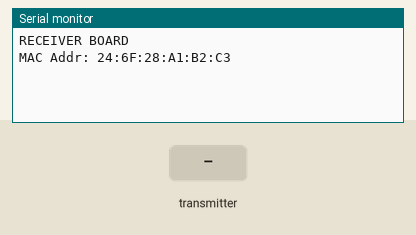
The program below on a simulated ESP32. On the bench: the last lines printed to the serial monitor. The test bench sets the inputs (shaded band).

Above: at 1.2 s.
1.3 s: the transmitter starts sending msg = 0
At 1.8 s:
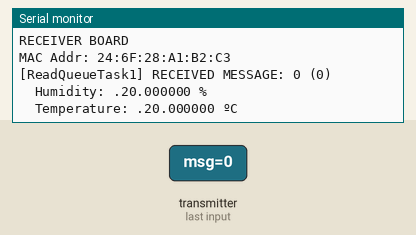
2.8 s: the transmitter starts sending humidity = 25
4.3 s: the transmitter starts sending temperature = 25
At 4.66 s:
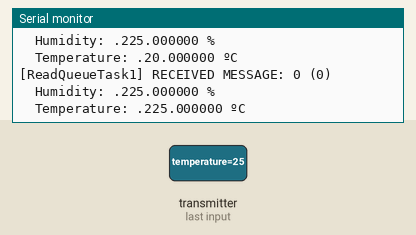
5.8 s: the transmitter starts sending msg = 1
7.3 s: the transmitter starts sending humidity = 50
8.8 s: the transmitter starts sending temperature = 50
At 9.16 s:
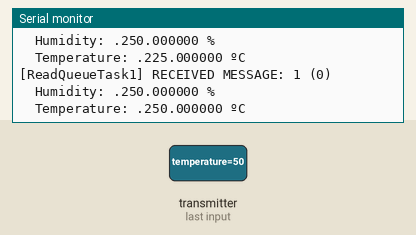
Timing chart, 0 to 11.3 s (numbered marks = the images above; inputs shaded):
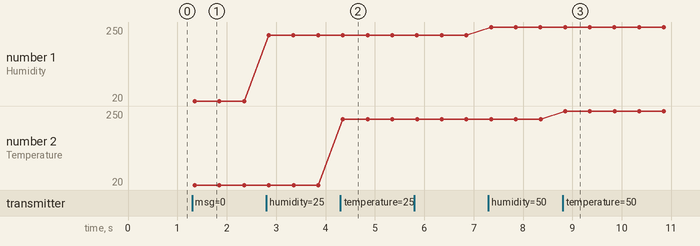

Measured:
- after the input at 1.3 s, the serial monitor: prints a new line after 0.05 s (image 1)
- after the input at 4.3 s, the serial monitor: prints a new line after 0.05 s (image 2)
- after the input at 8.8 s, the serial monitor: prints a new line after 0.05 s (image 3)
- plotted number 1: 20 → 225 after the input at 2.8 s, 225 → 250 after the input at 7.3 s

The program:

main.cpp
```cpp
#include <Arduino.h>
#include <esp_now.h>
#include <ESP32Time.h> //Installed library
#include <math.h>
#include <freertos/FreeRTOS.h>
#include <freertos/task.h>
#include <esp_now.h>
#include <WiFi.h>

#include "struct_message.h" //Created message structure

static QueueHandle_t readingsQueue = NULL;

//Callback when data is received
void OnDataRecv(const uint8_t * mac, const uint8_t *incomingData, int len) {
  //Receives message
  struct_message receivedMessage;
  memcpy(&receivedMessage, incomingData, sizeof(receivedMessage));
  //Adds it to the queue
  BaseType_t xStatus = xQueueSend(readingsQueue, &receivedMessage, pdMS_TO_TICKS(1000));
  if (xStatus != pdPASS)
    printf("[OnDataRecv] LOST MESSAGE, Couldn't add the message to the queue\n");
}

//Reads from the queue
void ReadQueueTask(void *parameter) {
  int *taskId = (int *)parameter;
  struct_message queuedMessage;

  for (;;) {
    BaseType_t xStatus = xQueueReceive(readingsQueue, &queuedMessage, pdMS_TO_TICKS(2000));
    if (xStatus == pdPASS) {
      printf("[ReadQueueTask%d] RECEIVED MESSAGE: %s (%lu)\n", taskId, queuedMessage.msg, queuedMessage.xTimeStamp);
      printf("\tHumidity: .2%f %%\n", queuedMessage.humidity);
      printf("\tTemperature: .2%f ºC\n", queuedMessage.temperature);
    }
  }
}

void setup() {
  Serial.begin(9600);

  WiFi.mode(WIFI_STA);
  if (esp_now_init() != ESP_OK) { //Initialize ESP-NOW
    Serial.println("[SETUP] Error initializing ESP-NOW");
    exit(1);
  }
  esp_now_register_recv_cb(OnDataRecv);

  printf("RECEIVER BOARD\n",NULL);
  Serial.println((String)"MAC Addr: "+WiFi.macAddress());

  readingsQueue = xQueueCreate(10, sizeof(struct_message));

  if (readingsQueue != NULL) {
    xTaskCreate(ReadQueueTask, "ReadQueueTask", 10000, (void *)1, 1, NULL);
  } else {
    printf("[SETUP] ERROR, Couldn't create the queue\n");
    exit(1);
  }
}

void loop() {
}
```

struct_message.h
```cpp
#ifndef STRUCT_MESSAGE_H
#define STRUCT_MESSAGE_H

#include <stdint.h>
#include <freertos/FreeRTOS.h>

typedef struct struct_message {
    TickType_t xTimeStamp;
    char msg[50];
    float humidity;
    float temperature;
} struct_message;

#endif //STRUCT_MESSAGE_H
```
